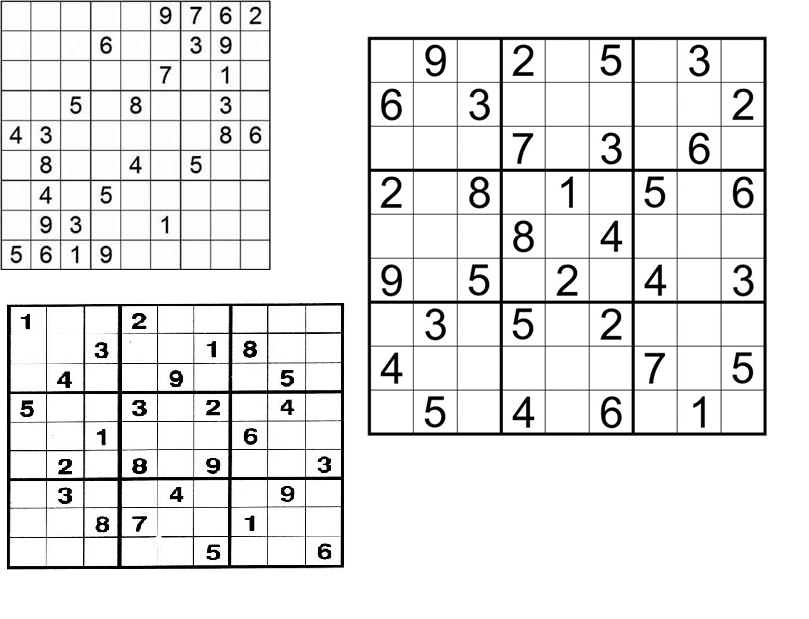
#> input picture 数独图分割/sudoku2.png, 809 x 619 px; its folder holds 4 pictures in this run
$ python '数独图分割.py'
#> lines starting #> are read from the running program, lines starting #| are printed output that depends on the picture; after the words box and inside, x2 and y2 are one past the last pixel; in counts of white or black regions, pixels touching at a corner belong together
#> in find_sudoku_grids, original is the input picture: shape (619, 809); min 0, max 255, mean 232.8
import cv2
import operator
import numpy as np
import os
from datetime import datetime

def show_image(img, win='image'):
    """显示图片，直到按下任意键继续"""
    cv2.imshow(win, img)
    cv2.waitKey(0)
    cv2.destroyAllWindows()

def show_digits(digits, color=255, withBorder=True, grid_num=1):
    """将提取并处理过的81个单元格图片构成的列表显示为二维9*9大图"""
    rows = []
    if withBorder:
        with_border = [cv2.copyMakeBorder(digit, 1, 1, 1, 1, cv2.BORDER_CONSTANT, None, color) for digit in digits]
    for i in range(9):
        if withBorder:
            row = np.concatenate(with_border[i * 9: (i + 1) * 9], axis=1)
        else:
            row = np.concatenate(digits[i * 9: (i + 1) * 9], axis=1)
        rows.append(row)
    bigImage = np.concatenate(rows, axis=0)

    # 在大图上添加网格编号
    if grid_num > 1:
        font = cv2.FONT_HERSHEY_SIMPLEX
        cv2.putText(bigImage, f"Grid {grid_num}", (10, 30), font, 1, (0, 0, 255), 2, cv2.LINE_AA)

    show_image(bigImage, f'bigImage - Grid {grid_num}')

    # 生成唯一文件名并保存
    timestamp = datetime.now().strftime("%Y%m%d_%H%M%S")
    filename = f"segmentedBigImg_grid{grid_num}_{timestamp}.jpg"
    cv2.imwrite(filename, bigImage)
    print(f"已保存数独网格 {grid_num} 到: {filename}")

def convert_with_color(color, img):
    """如果color是元组且img是灰度图，则动态地转换img为彩图"""
    if len(color) == 3 and (img.ndim == 2 or (img.ndim == 3 and img.shape[2] == 1)):
        img = cv2.cvtColor(img, cv2.COLOR_GRAY2BGR)
    return img

def pre_process_gray(gray, skip_dilate=False):
    """使用高斯模糊、自适应阈值分割和/或膨胀来暴露图像的主特征"""
#> called with skip_dilate = False
    proc = cv2.GaussianBlur(gray.copy(), (9, 9), 0)
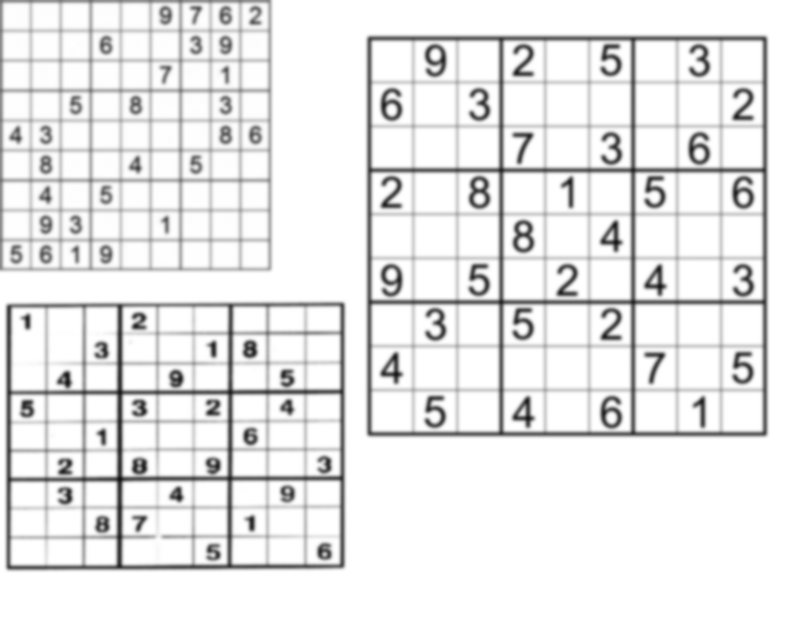
#> proc: shape (619, 809); min 18, max 255, mean 232.8
    proc = cv2.adaptiveThreshold(proc, 255, cv2.ADAPTIVE_THRESH_GAUSSIAN_C, cv2.THRESH_BINARY_INV, 11, 2)
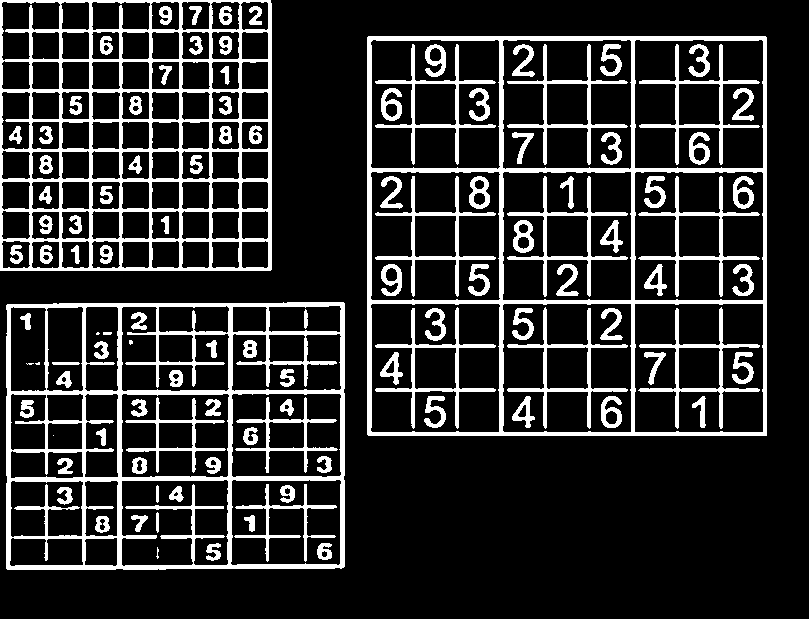
#> proc: shape (619, 809); 17.3% white; 112 white regions (6 under 20 px), largest, box (x1, y1, x2, y2) and area: (0, 0, 272, 271) 17647, (6, 302, 345, 570) 17118, (367, 36, 767, 436) 13852
    if not skip_dilate:
        kernel = np.array([[0., 1., 0.], [1., 1., 1.], [0., 1., 0.]], np.uint8)
        proc = cv2.dilate(proc, kernel)
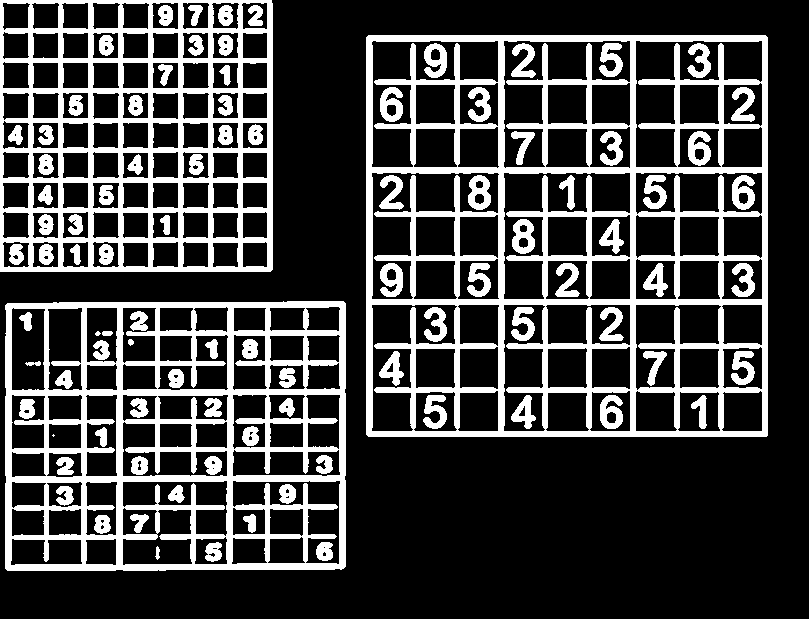
#> proc: shape (619, 809); 25.5% white; 95 white regions (1 under 20 px)
    return proc

def display_points(in_img, points, radius=5, color=(0, 0, 255)):
    """在图像上绘制彩色圆点，原图像可能是灰度图"""
    img = in_img.copy()
    img = convert_with_color(color, img)
    for point in points:
        cv2.circle(img, tuple(int(x) for x in point), radius, color, -1)
    return img

def find_corners_of_largest_polygon(bin_img):
    """找出图像中面积最大轮廓的4个角点。"""
    contours, h = cv2.findContours(bin_img.copy(), cv2.RETR_EXTERNAL, cv2.CHAIN_APPROX_SIMPLE)
    contours = sorted(contours, key=cv2.contourArea, reverse=True)
    polygon = contours[0]

    bottom_right_idx, _ = max(enumerate([pt[0][0] + pt[0][1] for pt in polygon]), key=operator.itemgetter(1))
    top_left_idx, _ = min(enumerate([pt[0][0] + pt[0][1] for pt in polygon]), key=operator.itemgetter(1))
    bottom_left_idx, _ = min(enumerate([pt[0][0] - pt[0][1] for pt in polygon]), key=operator.itemgetter(1))
    top_right_idx, _ = max(enumerate([pt[0][0] - pt[0][1] for pt in polygon]), key=operator.itemgetter(1))

    points = [polygon[top_left_idx][0], polygon[top_right_idx][0],
              polygon[bottom_right_idx][0], polygon[bottom_left_idx][0]]
    show_image(display_points(bin_img, points), '4-points')
    return points

def distance_between(p1, p2):
    """返回两点之间的标量距离"""
    a = p2[0] - p1[0]
    b = p2[1] - p1[1]
    return np.sqrt((a ** 2) + (b ** 2))

def crop_and_warp(gray, crop_rect):
    """将灰度图像中由4角点围成的四边形区域裁剪出来，并将其扭曲为类似大小的正方形"""
    top_left, top_right, bottom_right, bottom_left = crop_rect[0], crop_rect[1], crop_rect[2], crop_rect[3]
    src = np.array([top_left, top_right, bottom_right, bottom_left], dtype='float32')

    side = max([
        distance_between(bottom_right, top_right),
        distance_between(top_left, bottom_left),
        distance_between(bottom_right, bottom_left),
        distance_between(top_left, top_right)
    ])

    dst = np.array([[0, 0], [side - 1, 0], [side - 1, side - 1], [0, side - 1]], dtype='float32')
    m = cv2.getPerspectiveTransform(src, dst)
    cropped = cv2.warpPerspective(gray, m, (int(side), int(side)))

    # 生成唯一文件名并保存
    timestamp = datetime.now().strftime("%Y%m%d_%H%M%S")
    filename = f"cropped_grid_{timestamp}.png"
    cv2.imwrite(filename, cropped)
    print(f"已保存裁剪图像到: {filename}")

    show_image(cropped, 'cropped')
    return cropped

def infer_grid(square_gray):
    """从正方形灰度图像推断其内部81个单元网格的位置（以等分方式）。"""
    squares = []
    side = square_gray.shape[:1][0] / 9
    for j in range(9):
        for i in range(9):
            p1 = (i * side, j * side)
            p2 = ((i + 1) * side, (j + 1) * side)
            squares.append((p1, p2))
    return squares

def cut_from_rect(img, rect):
    """从图像中切出一个矩形ROI区域。"""
    return img[int(rect[0][1]):int(rect[1][1]), int(rect[0][0]):int(rect[1][0])]

def scale_and_centre(img, size, margin=0, background=0):
    """把单元格图片img经缩放且加边距，置于边长为size的新背景正方形图像中"""
    h, w = img.shape[:2]

    def centre_pad(length):
        padAll = size - length
        if padAll % 2 == 0:
            pad1 = int(padAll / 2)
            pad2 = pad1
        else:
            pad1 = int(padAll / 2)
            pad2 = pad1 + 1
        return pad1, pad2

    def scale(r, x):
        return int(r * x)

    if h > w:
        t_pad = int(margin / 2)
        b_pad = t_pad
        ratio = (size - margin) / h
        w, h = scale(ratio, w), scale(ratio, h)
        l_pad, r_pad = centre_pad(w)
    else:
        l_pad = int(margin / 2)
        r_pad = l_pad
        ratio = (size - margin) / w
        w, h = scale(ratio, w), scale(ratio, h)
        t_pad, b_pad = centre_pad(h)

    img = cv2.resize(img, (w, h))
    img = cv2.copyMakeBorder(img, t_pad, b_pad, l_pad, r_pad, cv2.BORDER_CONSTANT, None, background)
    if margin % 2 != 0:
        img = cv2.resize(img, (size, size))
    return img

def find_largest_feature(inp_img, scan_tl, scan_br):
    """利用floodFill函数返回它所填充区域的边界框的事实，找到图像中的主特征，将此结构填充为白色，其余部分降为黑色。"""
    img = inp_img.copy()
    h, w = img.shape[:2]
    max_area = 0
    seed_point = (None, None)

    for x in range(scan_tl[0], scan_br[0]):
        for y in range(scan_tl[1], scan_br[1]):
            if img.item(y, x) == 255 and x < w and y < h:
                area = cv2.floodFill(img, None, (x, y), 64)
                if area[0] > max_area:
                    max_area = area[0]
                    seed_point = (x, y)
    for x in range(w):
        for y in range(h):
            if img.item(y, x) == 255 and x < w and y < h:
                cv2.floodFill(img, None, (x, y), 64)

    if all([p is not None for p in seed_point]):
        cv2.floodFill(img, None, seed_point, 255)
    top, bottom, left, right = h, 0, w, 0
    for x in range(w):
        for y in range(h):
            if img.item(y, x) == 64:
                cv2.floodFill(img, None, (x, y), 0)
            if img.item(y, x) == 255:
                top = y if y < top else top
                bottom = y if y > bottom else bottom
                left = x if x < left else left
                right = x if x > right else right

    bbox = [[left, top], [right, bottom]]
    return img, np.array(bbox, dtype='float32'), seed_point

def extract_digit(bin_img, rect, size):
    """从预处理后的二值方形大格子图中提取由rect指定的小单元格数字图"""
    digit = cut_from_rect(bin_img, rect)
    h, w = digit.shape[:2]
    margin = int(np.mean([h, w]) / 2.5)
    flooded, bbox, seed = find_largest_feature(digit, [margin, margin], [w - margin, h - margin])

    w = bbox[1][0] - bbox[0][0]
    h = bbox[1][1] - bbox[0][1]

    if w > 0 and h > 0 and (w * h) > 200:
        digit = cut_from_rect(flooded, bbox)
        return scale_and_centre(digit, size, 4)
    else:
        return np.zeros((size, size), np.uint8)

def get_digits(square_gray, squares, size):
    """提取小单元格数字，组织成数组形式"""
    digits = []
    square_bin = pre_process_gray(square_gray.copy(), skip_dilate=True)

    color = convert_with_color((0, 0, 255), square_bin)
    h, w = color.shape[:2]
    for i in range(10):
        cv2.line(color, (0, int(i * h / 9)), (w - 1, int(i * h / 9)), (0, 0, 255))
        cv2.line(color, (int(i * w / 9), 0), (int(i * w / 9), h - 1), (0, 0, 255))
    show_image(color, 'drawRedLine')

    for square in squares:
        digits.append(extract_digit(square_bin, square, size))
    return digits

def find_sudoku_grids(image_path):
    """定位图像中的所有数独图"""
    original = cv2.imread(image_path, cv2.IMREAD_GRAYSCALE)
    processed = pre_process_gray(original)

    # 查找轮廓
    contours, _ = cv2.findContours(processed, cv2.RETR_EXTERNAL, cv2.CHAIN_APPROX_SIMPLE)
#> contours = 3 contours; box (x1, y1, x2, y2) and area: (366, 35, 768, 437) 160794, (5, 301, 346, 571) 90878, (0, 0, 273, 272) 73708
    contours = sorted(contours, key=cv2.contourArea, reverse=True)

    # 筛选可能是数独图的轮廓（假设数独图是较大的矩形）
    sudoku_grids = []
    for contour in contours:
        epsilon = 0.02 * cv2.arcLength(contour, True)
        approx = cv2.approxPolyDP(contour, epsilon, True)
        if len(approx) == 4:  # 矩形
            sudoku_grids.append(approx)
#> this loop made 3 passes
#> (epsilon, approx) on passes 1 to 3: (32, [[368, 35], [366, 434], [766, 436], [767, 37]]), (24.4, [[345, 303], [7, 303], [5, 568], [343, 568]]), (21.68, [[0, 0], [0, 271], [272, 269], [271, 0]])
#> after the loop, sudoku_grids = 3 contours; box (x1, y1, x2, y2) and area: (366, 35, 768, 437) 159404, (5, 303, 346, 569) 89570, (0, 0, 273, 272) 73306

    return sudoku_grids

def parse_multiple_grids(image_path):
    """处理包含多个数独图的图像"""
    sudoku_grids = find_sudoku_grids(image_path)
    original = cv2.imread(image_path, cv2.IMREAD_GRAYSCALE)

    for i, grid in enumerate(sudoku_grids):
        print(f"Processing grid {i + 1}")
        corners = grid.reshape(4, 2)  # 四个角点
        # 确保角点顺序正确（左上、右上、右下、左下）
        corners = order_points(corners)
        cropped = crop_and_warp(original, corners)
        squares = infer_grid(cropped)
        digits = get_digits(cropped, squares, 58)
        show_digits(digits, withBorder=True, grid_num=i+1)
#> this loop made 3 passes
#> grid on passes 2 to 3: [[345, 303], [7, 303], [5, 568], [343, 568]], [[0, 0], [0, 271], [272, 269], [271, 0]]
#| Processing grid 1
#| 已保存裁剪图像到: cropped_grid_20261120_213024.png
#| 已保存数独网格 1 到: segmentedBigImg_grid1_20261120_213024.jpg
#| Processing grid 2
#| 已保存裁剪图像到: cropped_grid_20261120_213024.png
#| 已保存数独网格 2 到: segmentedBigImg_grid2_20261120_213024.jpg
#| Processing grid 3
#| 已保存裁剪图像到: cropped_grid_20261120_213024.png
#| 已保存数独网格 3 到: segmentedBigImg_grid3_20261120_213024.jpg
#> pass 1, in crop_and_warp, `cropped = cv2.warpPerspective(gray, m, (int(side), int(side)))`:
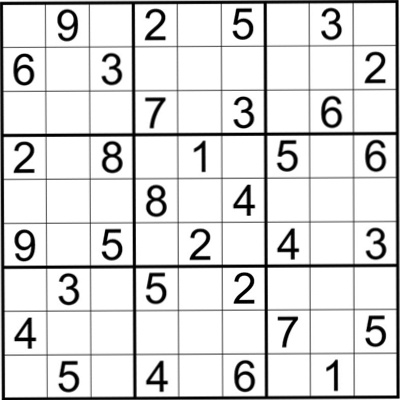
#> cropped: shape (400, 400); min 0, max 255, mean 221.1
#> pass 1, in pre_process_gray (call 2), `proc = cv2.GaussianBlur(gray.copy(), (9, 9), 0)`:
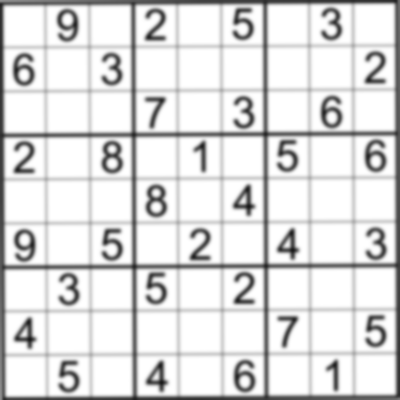
#> proc: shape (400, 400); min 24, max 255, mean 220.7
#> pass 1, in pre_process_gray (call 2), `proc = cv2.adaptiveThreshold(proc, 255, cv2.ADAPTIVE_THRESH_GAUSSIAN_C..`:
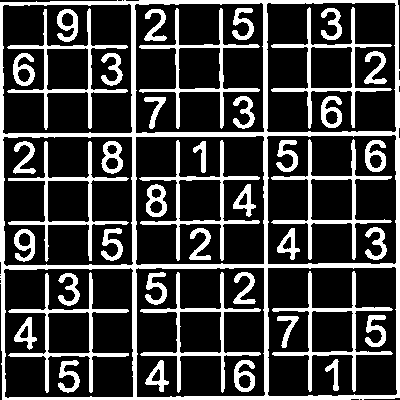
#> proc: shape (400, 400); 24.4% white; 42 white regions, largest, box (x1, y1, x2, y2) and area: (0, 0, 400, 400) 13168, (271, 139, 392, 260) 1764, (272, 271, 393, 392) 1752
#> after the loop:
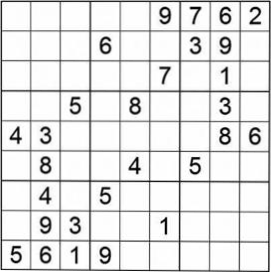
#> cropped: shape (272, 272); min 0, max 255, mean 226.6

def order_points(pts):
    """将四个角点按左上、右上、右下、左下顺序排列"""
    rect = np.zeros((4, 2), dtype="float32")
    s = pts.sum(axis=1)
    rect[0] = pts[np.argmin(s)]  # 左上
    rect[2] = pts[np.argmax(s)]  # 右下
    diff = np.diff(pts, axis=1)
    rect[1] = pts[np.argmin(diff)]  # 右上
    rect[3] = pts[np.argmax(diff)]  # 左下
    return rect

if __name__ == '__main__':
    image_path = 'sudoku2.png'
    parse_multiple_grids(image_path)
